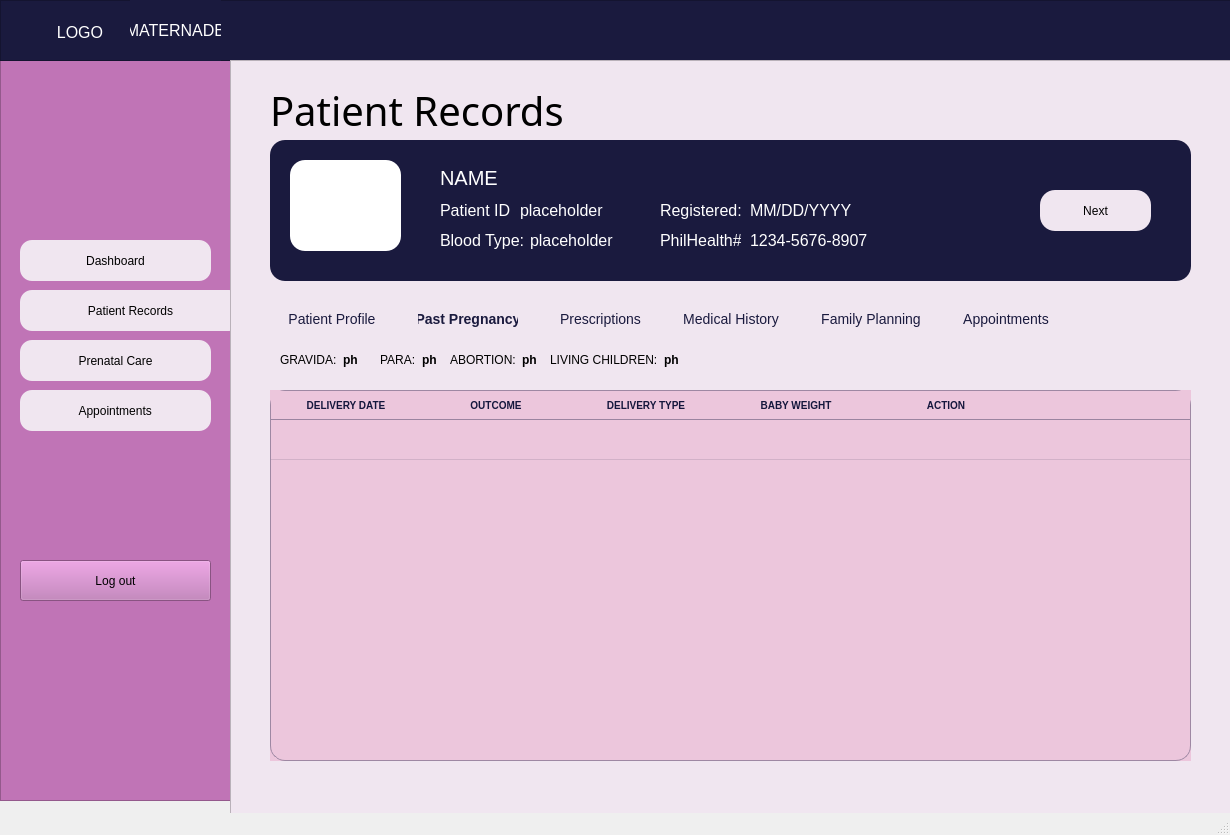
<?xml version="1.0" encoding="UTF-8"?>
<ui version="4.0">
 <class>MainWindow</class>
 <widget class="QMainWindow" name="MainWindow">
  <property name="geometry">
   <rect>
    <x>0</x>
    <y>0</y>
    <width>1230</width>
    <height>835</height>
   </rect>
  </property>
  <property name="sizePolicy">
   <sizepolicy hsizetype="Expanding" vsizetype="Expanding">
    <horstretch>0</horstretch>
    <verstretch>0</verstretch>
   </sizepolicy>
  </property>
  <property name="windowTitle">
   <string>MainWindow</string>
  </property>
  <widget class="QWidget" name="centralwidget">
   <widget class="QFrame" name="frame">
    <property name="geometry">
     <rect>
      <x>0</x>
      <y>60</y>
      <width>231</width>
      <height>741</height>
     </rect>
    </property>
    <property name="sizePolicy">
     <sizepolicy hsizetype="Expanding" vsizetype="Expanding">
      <horstretch>0</horstretch>
      <verstretch>0</verstretch>
     </sizepolicy>
    </property>
    <property name="styleSheet">
     <string notr="true"> background-color: rgb(192, 116, 182)</string>
    </property>
    <property name="frameShape">
     <enum>QFrame::StyledPanel</enum>
    </property>
    <property name="frameShadow">
     <enum>QFrame::Raised</enum>
    </property>
    <widget class="QPushButton" name="pushButton">
     <property name="geometry">
      <rect>
       <x>20</x>
       <y>180</y>
       <width>191</width>
       <height>41</height>
      </rect>
     </property>
     <property name="styleSheet">
      <string notr="true">background-color: rgb(240, 230, 240);
border-radius: 12px;</string>
     </property>
     <property name="text">
      <string>Dashboard</string>
     </property>
    </widget>
    <widget class="QPushButton" name="pushButton_2">
     <property name="geometry">
      <rect>
       <x>20</x>
       <y>230</y>
       <width>221</width>
       <height>41</height>
      </rect>
     </property>
     <property name="styleSheet">
      <string notr="true">background-color: rgb(240, 230, 240);
border-radius: 12px;</string>
     </property>
     <property name="text">
      <string>Patient Records</string>
     </property>
    </widget>
    <widget class="QPushButton" name="pushButton_3">
     <property name="geometry">
      <rect>
       <x>20</x>
       <y>280</y>
       <width>191</width>
       <height>41</height>
      </rect>
     </property>
     <property name="styleSheet">
      <string notr="true">background-color: rgb(240, 230, 240);
border-radius: 12px;</string>
     </property>
     <property name="text">
      <string>Prenatal Care</string>
     </property>
    </widget>
    <widget class="QPushButton" name="pushButton_4">
     <property name="geometry">
      <rect>
       <x>20</x>
       <y>330</y>
       <width>191</width>
       <height>41</height>
      </rect>
     </property>
     <property name="styleSheet">
      <string notr="true">background-color: rgb(240, 230, 240);
border-radius: 12px;</string>
     </property>
     <property name="text">
      <string>        Appointments        </string>
     </property>
    </widget>
    <widget class="QPushButton" name="pushButton_5">
     <property name="geometry">
      <rect>
       <x>20</x>
       <y>500</y>
       <width>191</width>
       <height>41</height>
      </rect>
     </property>
     <property name="text">
      <string>Log out</string>
     </property>
    </widget>
   </widget>
   <widget class="QFrame" name="frame_2">
    <property name="geometry">
     <rect>
      <x>0</x>
      <y>0</y>
      <width>1231</width>
      <height>61</height>
     </rect>
    </property>
    <property name="styleSheet">
     <string notr="true">background-color: rgb(26, 26, 62)
</string>
    </property>
    <property name="frameShape">
     <enum>QFrame::StyledPanel</enum>
    </property>
    <property name="frameShadow">
     <enum>QFrame::Raised</enum>
    </property>
    <widget class="QLabel" name="label_2">
     <property name="geometry">
      <rect>
       <x>130</x>
       <y>0</y>
       <width>91</width>
       <height>61</height>
      </rect>
     </property>
     <property name="font">
      <font>
       <family>Segoe UI</family>
       <pointsize>12</pointsize>
       <bold>false</bold>
      </font>
     </property>
     <property name="styleSheet">
      <string notr="true">color: rgb(255, 255, 255);</string>
     </property>
     <property name="text">
      <string>MATERNADB</string>
     </property>
     <property name="alignment">
      <set>Qt::AlignCenter</set>
     </property>
    </widget>
    <widget class="QLabel" name="label_3">
     <property name="geometry">
      <rect>
       <x>30</x>
       <y>10</y>
       <width>100</width>
       <height>45</height>
      </rect>
     </property>
     <property name="sizePolicy">
      <sizepolicy hsizetype="Expanding" vsizetype="Expanding">
       <horstretch>0</horstretch>
       <verstretch>0</verstretch>
      </sizepolicy>
     </property>
     <property name="minimumSize">
      <size>
       <width>100</width>
       <height>45</height>
      </size>
     </property>
     <property name="font">
      <font>
       <family>Segoe UI</family>
       <pointsize>12</pointsize>
       <bold>false</bold>
      </font>
     </property>
     <property name="styleSheet">
      <string notr="true">color: rgb(255, 255, 255);</string>
     </property>
     <property name="text">
      <string>LOGO</string>
     </property>
     <property name="alignment">
      <set>Qt::AlignCenter</set>
     </property>
    </widget>
   </widget>
   <widget class="QFrame" name="frame_3">
    <property name="geometry">
     <rect>
      <x>230</x>
      <y>60</y>
      <width>1001</width>
      <height>761</height>
     </rect>
    </property>
    <property name="sizePolicy">
     <sizepolicy hsizetype="Expanding" vsizetype="Expanding">
      <horstretch>0</horstretch>
      <verstretch>0</verstretch>
     </sizepolicy>
    </property>
    <property name="font">
     <font>
      <family>Nirmala UI Semilight</family>
     </font>
    </property>
    <property name="styleSheet">
     <string notr="true">background-color: rgb(240, 230, 240)</string>
    </property>
    <property name="frameShape">
     <enum>QFrame::StyledPanel</enum>
    </property>
    <property name="frameShadow">
     <enum>QFrame::Raised</enum>
    </property>
    <widget class="QLabel" name="label">
     <property name="geometry">
      <rect>
       <x>40</x>
       <y>20</y>
       <width>401</width>
       <height>61</height>
      </rect>
     </property>
     <property name="font">
      <font>
       <family>Arial Black</family>
       <pointsize>30</pointsize>
      </font>
     </property>
     <property name="text">
      <string>Patient Records</string>
     </property>
    </widget>
    <widget class="QFrame" name="frame_4">
     <property name="geometry">
      <rect>
       <x>40</x>
       <y>80</y>
       <width>921</width>
       <height>141</height>
      </rect>
     </property>
     <property name="sizePolicy">
      <sizepolicy hsizetype="Expanding" vsizetype="Expanding">
       <horstretch>0</horstretch>
       <verstretch>0</verstretch>
      </sizepolicy>
     </property>
     <property name="styleSheet">
      <string notr="true">border-radius:15px;
background-color: rgb(26, 26, 62);</string>
     </property>
     <property name="frameShape">
      <enum>QFrame::StyledPanel</enum>
     </property>
     <property name="frameShadow">
      <enum>QFrame::Raised</enum>
     </property>
     <widget class="QFrame" name="frame_5">
      <property name="geometry">
       <rect>
        <x>20</x>
        <y>20</y>
        <width>111</width>
        <height>91</height>
       </rect>
      </property>
      <property name="styleSheet">
       <string notr="true">background-color: rgb(255, 255, 255);</string>
      </property>
      <property name="frameShape">
       <enum>QFrame::StyledPanel</enum>
      </property>
      <property name="frameShadow">
       <enum>QFrame::Raised</enum>
      </property>
     </widget>
     <widget class="QLabel" name="patient_name">
      <property name="geometry">
       <rect>
        <x>170</x>
        <y>30</y>
        <width>411</width>
        <height>16</height>
       </rect>
      </property>
      <property name="sizePolicy">
       <sizepolicy hsizetype="Expanding" vsizetype="Expanding">
        <horstretch>0</horstretch>
        <verstretch>0</verstretch>
       </sizepolicy>
      </property>
      <property name="styleSheet">
       <string notr="true">color: rgb(255, 255, 255);
font-size: 20px</string>
      </property>
      <property name="text">
       <string>NAME</string>
      </property>
     </widget>
     <widget class="QLabel" name="patient_id_label">
      <property name="geometry">
       <rect>
        <x>170</x>
        <y>60</y>
        <width>71</width>
        <height>21</height>
       </rect>
      </property>
      <property name="styleSheet">
       <string notr="true">color: rgb(255, 255, 255);
font-size: 16px</string>
      </property>
      <property name="text">
       <string>Patient ID:</string>
      </property>
     </widget>
     <widget class="QLabel" name="patient_id_label_2">
      <property name="geometry">
       <rect>
        <x>170</x>
        <y>90</y>
        <width>91</width>
        <height>21</height>
       </rect>
      </property>
      <property name="styleSheet">
       <string notr="true">color: rgb(255, 255, 255);
font-size: 16px</string>
      </property>
      <property name="text">
       <string>Blood Type:</string>
      </property>
     </widget>
     <widget class="QLabel" name="placeholder_p_ID">
      <property name="geometry">
       <rect>
        <x>250</x>
        <y>60</y>
        <width>101</width>
        <height>21</height>
       </rect>
      </property>
      <property name="styleSheet">
       <string notr="true">color: rgb(255, 255, 255);
font-size: 16px</string>
      </property>
      <property name="text">
       <string>placeholder</string>
      </property>
     </widget>
     <widget class="QLabel" name="placeholder_p_bloodType">
      <property name="geometry">
       <rect>
        <x>260</x>
        <y>90</y>
        <width>101</width>
        <height>21</height>
       </rect>
      </property>
      <property name="styleSheet">
       <string notr="true">color: rgb(255, 255, 255);
font-size: 16px</string>
      </property>
      <property name="text">
       <string>placeholder</string>
      </property>
     </widget>
     <widget class="QLabel" name="placeholder_register_date">
      <property name="geometry">
       <rect>
        <x>480</x>
        <y>60</y>
        <width>101</width>
        <height>21</height>
       </rect>
      </property>
      <property name="styleSheet">
       <string notr="true">color: rgb(255, 255, 255);
font-size: 16px</string>
      </property>
      <property name="text">
       <string>MM/DD/YYYY</string>
      </property>
     </widget>
     <widget class="QLabel" name="patient_id_label_3">
      <property name="geometry">
       <rect>
        <x>390</x>
        <y>60</y>
        <width>81</width>
        <height>21</height>
       </rect>
      </property>
      <property name="styleSheet">
       <string notr="true">color: rgb(255, 255, 255);
font-size: 16px</string>
      </property>
      <property name="text">
       <string>Registered:</string>
      </property>
     </widget>
     <widget class="QLabel" name="placeholder_philhealth_num">
      <property name="geometry">
       <rect>
        <x>480</x>
        <y>90</y>
        <width>131</width>
        <height>21</height>
       </rect>
      </property>
      <property name="styleSheet">
       <string notr="true">color: rgb(255, 255, 255);
font-size: 16px</string>
      </property>
      <property name="text">
       <string>1234-5676-8907</string>
      </property>
     </widget>
     <widget class="QLabel" name="patient_id_label_4">
      <property name="geometry">
       <rect>
        <x>390</x>
        <y>90</y>
        <width>81</width>
        <height>21</height>
       </rect>
      </property>
      <property name="styleSheet">
       <string notr="true">color: rgb(255, 255, 255);
font-size: 16px</string>
      </property>
      <property name="text">
       <string>PhilHealth#:</string>
      </property>
     </widget>
     <widget class="QPushButton" name="next_btn">
      <property name="geometry">
       <rect>
        <x>770</x>
        <y>50</y>
        <width>111</width>
        <height>41</height>
       </rect>
      </property>
      <property name="styleSheet">
       <string notr="true">background-color: rgb(240, 230, 240);
border-radius: 15px;</string>
      </property>
      <property name="text">
       <string>Next</string>
      </property>
     </widget>
    </widget>
    <widget class="QWidget" name="layoutWidget">
     <property name="geometry">
      <rect>
       <x>40</x>
       <y>240</y>
       <width>797</width>
       <height>40</height>
      </rect>
     </property>
     <layout class="QHBoxLayout" name="horizontalLayout">
      <item>
       <widget class="QPushButton" name="pushButton_6">
        <property name="sizePolicy">
         <sizepolicy hsizetype="Expanding" vsizetype="Expanding">
          <horstretch>0</horstretch>
          <verstretch>0</verstretch>
         </sizepolicy>
        </property>
        <property name="styleSheet">
         <string notr="true">QPushButton {
    background: transparent;
    border: none;
    padding: 8px 18px;
    color: rgb(26, 26, 62);
    font-size: 14px;
}

QPushButton:hover {
    color: #000;
}

QPushButton:checked {
    color: #1a1a1a;
    border-bottom: 3px solid #2c2c54; /* underline */
}

QPushButton:!checked {
    border-bottom: 3px solid transparent;
}</string>
        </property>
        <property name="text">
         <string>Patient Profile</string>
        </property>
        <property name="checkable">
         <bool>true</bool>
        </property>
       </widget>
      </item>
      <item>
       <widget class="QPushButton" name="pushButton_7">
        <property name="sizePolicy">
         <sizepolicy hsizetype="Expanding" vsizetype="Expanding">
          <horstretch>0</horstretch>
          <verstretch>0</verstretch>
         </sizepolicy>
        </property>
        <property name="styleSheet">
         <string notr="true">QPushButton {
    background: transparent;
    border: none;
    padding: 8px 18px;
    color: rgb(26, 26, 62);
    font-size: 14px;
	font-weight: bold;
}

QPushButton:hover {
    color: #000;
}

QPushButton:checked {
    color: #1a1a1a;
    border-bottom: 3px solid #2c2c54; /* underline */
}

QPushButton:!checked {
    border-bottom: 3px solid transparent;
}</string>
        </property>
        <property name="text">
         <string>Past Pregnancy</string>
        </property>
       </widget>
      </item>
      <item>
       <widget class="QPushButton" name="pushButton_8">
        <property name="sizePolicy">
         <sizepolicy hsizetype="Expanding" vsizetype="Expanding">
          <horstretch>0</horstretch>
          <verstretch>0</verstretch>
         </sizepolicy>
        </property>
        <property name="styleSheet">
         <string notr="true">QPushButton {
    background: transparent;
    border: none;
    padding: 8px 18px;
    color: rgb(26, 26, 62);
    font-size: 14px;
}

QPushButton:hover {
    color: #000;
}

QPushButton:checked {
    color: #1a1a1a;
    border-bottom: 3px solid #2c2c54; /* underline */
}

QPushButton:!checked {
    border-bottom: 3px solid transparent;
}</string>
        </property>
        <property name="text">
         <string>Prescriptions</string>
        </property>
       </widget>
      </item>
      <item>
       <widget class="QPushButton" name="pushButton_9">
        <property name="sizePolicy">
         <sizepolicy hsizetype="Expanding" vsizetype="Expanding">
          <horstretch>0</horstretch>
          <verstretch>0</verstretch>
         </sizepolicy>
        </property>
        <property name="styleSheet">
         <string notr="true">QPushButton {
    background: transparent;
    border: none;
    padding: 8px 18px;
    color: rgb(26, 26, 62);
    font-size: 14px;
}

QPushButton:hover {
    color: #000;
}

QPushButton:checked {
    color: #1a1a1a;
    border-bottom: 3px solid #2c2c54; /* underline */
}

QPushButton:!checked {
    border-bottom: 3px solid transparent;
}</string>
        </property>
        <property name="text">
         <string>Medical History</string>
        </property>
       </widget>
      </item>
      <item>
       <widget class="QPushButton" name="pushButton_10">
        <property name="sizePolicy">
         <sizepolicy hsizetype="Expanding" vsizetype="Expanding">
          <horstretch>0</horstretch>
          <verstretch>0</verstretch>
         </sizepolicy>
        </property>
        <property name="styleSheet">
         <string notr="true">QPushButton {
    background: transparent;
    border: none;
    padding: 8px 18px;
    color: rgb(26, 26, 62);
    font-size: 14px;
}

QPushButton:hover {
    color: #000;
}

QPushButton:checked {
    color: #1a1a1a;
    border-bottom: 3px solid #2c2c54; /* underline */
}

QPushButton:!checked {
    border-bottom: 3px solid transparent;
}</string>
        </property>
        <property name="text">
         <string>Family Planning</string>
        </property>
       </widget>
      </item>
      <item>
       <widget class="QPushButton" name="pushButton_11">
        <property name="sizePolicy">
         <sizepolicy hsizetype="Expanding" vsizetype="Expanding">
          <horstretch>0</horstretch>
          <verstretch>0</verstretch>
         </sizepolicy>
        </property>
        <property name="styleSheet">
         <string notr="true">QPushButton {
    background: transparent;
    border: none;
    padding: 8px 18px;
    color: rgb(26, 26, 62);
    font-size: 14px;
}

QPushButton:hover {
    color: #000;
}

QPushButton:checked {
    color: #1a1a1a;
    border-bottom: 3px solid #2c2c54; /* underline */
}

QPushButton:!checked {
    border-bottom: 3px solid transparent;
}</string>
        </property>
        <property name="text">
         <string>Appointments</string>
        </property>
       </widget>
      </item>
     </layout>
    </widget>
    <widget class="QTableWidget" name="patient_table">
     <property name="geometry">
      <rect>
       <x>40</x>
       <y>330</y>
       <width>921</width>
       <height>371</height>
      </rect>
     </property>
     <property name="autoFillBackground">
      <bool>true</bool>
     </property>
     <property name="styleSheet">
      <string notr="true">QTableWidget {
    background-color:rgb(236, 198, 220);
    border: 1px solid rgb(158, 136, 163);
    border-radius: 15px;
}

QTableWidget::item {
    background-color: rgb(236, 198, 220);
    color: rgb(21, 23, 61);
    padding: 8px;
    border: none;
    border-bottom: 1px solid rgb(210, 177, 200);
}

QTableWidget::item:selected {
    background-color: black;
    color: rgb(21, 23, 61);
}

QHeaderView::section {
    background-color: rgb(236, 198, 220);
    color: rgb(21, 23, 61);
    font-weight: bold;
    font-size: 10px;
    border: none;
    border-bottom: 1px solid rgb(155, 132, 160);
    padding: 5px;
}

QScrollBar:vertical {
    background: white;
    width: 6px;
    border-radius: 3px;
}

QScrollBar::handle:vertical {
    background: rgb(178, 100, 168);
    border-radius: 3px;
}</string>
     </property>
     <property name="verticalScrollBarPolicy">
      <enum>Qt::ScrollBarAsNeeded</enum>
     </property>
     <property name="editTriggers">
      <set>QAbstractItemView::NoEditTriggers</set>
     </property>
     <property name="alternatingRowColors">
      <bool>false</bool>
     </property>
     <property name="selectionBehavior">
      <enum>QAbstractItemView::SelectRows</enum>
     </property>
     <property name="verticalScrollMode">
      <enum>QAbstractItemView::ScrollPerPixel</enum>
     </property>
     <property name="horizontalScrollMode">
      <enum>QAbstractItemView::ScrollPerPixel</enum>
     </property>
     <property name="showGrid">
      <bool>false</bool>
     </property>
     <property name="columnCount">
      <number>6</number>
     </property>
     <attribute name="horizontalHeaderCascadingSectionResizes">
      <bool>false</bool>
     </attribute>
     <attribute name="horizontalHeaderMinimumSectionSize">
      <number>32</number>
     </attribute>
     <attribute name="horizontalHeaderDefaultSectionSize">
      <number>150</number>
     </attribute>
     <attribute name="horizontalHeaderHighlightSections">
      <bool>true</bool>
     </attribute>
     <attribute name="horizontalHeaderShowSortIndicator" stdset="0">
      <bool>false</bool>
     </attribute>
     <attribute name="horizontalHeaderStretchLastSection">
      <bool>true</bool>
     </attribute>
     <attribute name="verticalHeaderVisible">
      <bool>false</bool>
     </attribute>
     <attribute name="verticalHeaderCascadingSectionResizes">
      <bool>false</bool>
     </attribute>
     <attribute name="verticalHeaderDefaultSectionSize">
      <number>40</number>
     </attribute>
     <row>
      <property name="text">
       <string>#0001</string>
      </property>
     </row>
     <column>
      <property name="text">
       <string>DELIVERY DATE</string>
      </property>
     </column>
     <column>
      <property name="text">
       <string>OUTCOME</string>
      </property>
     </column>
     <column>
      <property name="text">
       <string>DELIVERY TYPE</string>
      </property>
     </column>
     <column>
      <property name="text">
       <string>BABY WEIGHT</string>
      </property>
     </column>
     <column>
      <property name="text">
       <string>ACTION</string>
      </property>
     </column>
     <column>
      <property name="text">
       <string/>
      </property>
     </column>
    </widget>
    <widget class="QWidget" name="layoutWidget">
     <property name="geometry">
      <rect>
       <x>50</x>
       <y>290</y>
       <width>80</width>
       <height>20</height>
      </rect>
     </property>
     <layout class="QHBoxLayout" name="horizontalLayout_2">
      <item>
       <widget class="QLabel" name="label_4">
        <property name="styleSheet">
         <string notr="true">font: 10pt &quot;Segoe UI&quot;;</string>
        </property>
        <property name="text">
         <string>GRAVIDA:</string>
        </property>
       </widget>
      </item>
      <item>
       <widget class="QLabel" name="label_13">
        <property name="styleSheet">
         <string notr="true">font: 10pt &quot;Segoe UI&quot;;
font-weight: bold;</string>
        </property>
        <property name="text">
         <string>ph</string>
        </property>
       </widget>
      </item>
     </layout>
    </widget>
    <widget class="QWidget" name="layoutWidget">
     <property name="geometry">
      <rect>
       <x>150</x>
       <y>290</y>
       <width>58</width>
       <height>20</height>
      </rect>
     </property>
     <layout class="QHBoxLayout" name="horizontalLayout_3">
      <item>
       <widget class="QLabel" name="label_5">
        <property name="styleSheet">
         <string notr="true">font: 10pt &quot;Segoe UI&quot;;</string>
        </property>
        <property name="text">
         <string>PARA:</string>
        </property>
       </widget>
      </item>
      <item>
       <widget class="QLabel" name="label_14">
        <property name="styleSheet">
         <string notr="true">font: 10pt &quot;Segoe UI&quot;;
font-weight: bold;</string>
        </property>
        <property name="text">
         <string>ph</string>
        </property>
       </widget>
      </item>
     </layout>
    </widget>
    <widget class="QWidget" name="layoutWidget">
     <property name="geometry">
      <rect>
       <x>220</x>
       <y>290</y>
       <width>90</width>
       <height>20</height>
      </rect>
     </property>
     <layout class="QHBoxLayout" name="horizontalLayout_4">
      <item>
       <widget class="QLabel" name="label_6">
        <property name="styleSheet">
         <string notr="true">font: 10pt &quot;Segoe UI&quot;;</string>
        </property>
        <property name="text">
         <string>ABORTION:</string>
        </property>
       </widget>
      </item>
      <item>
       <widget class="QLabel" name="abortion_placeholder">
        <property name="styleSheet">
         <string notr="true">font: 10pt &quot;Segoe UI&quot;;
font-weight: bold;</string>
        </property>
        <property name="text">
         <string>ph</string>
        </property>
       </widget>
      </item>
     </layout>
    </widget>
    <widget class="QWidget" name="layoutWidget">
     <property name="geometry">
      <rect>
       <x>320</x>
       <y>290</y>
       <width>131</width>
       <height>20</height>
      </rect>
     </property>
     <layout class="QHBoxLayout" name="horizontalLayout_5">
      <item>
       <widget class="QLabel" name="label_7">
        <property name="styleSheet">
         <string notr="true">font: 10pt &quot;Segoe UI&quot;;</string>
        </property>
        <property name="text">
         <string>LIVING CHILDREN:</string>
        </property>
       </widget>
      </item>
      <item>
       <widget class="QLabel" name="living_children_label">
        <property name="styleSheet">
         <string notr="true">font: 10pt &quot;Segoe UI&quot;;
font-weight: bold;</string>
        </property>
        <property name="text">
         <string>ph</string>
        </property>
       </widget>
      </item>
     </layout>
    </widget>
   </widget>
  </widget>
  <widget class="QMenuBar" name="menubar">
   <property name="geometry">
    <rect>
     <x>0</x>
     <y>0</y>
     <width>1230</width>
     <height>22</height>
    </rect>
   </property>
  </widget>
  <widget class="QStatusBar" name="statusbar"/>
 </widget>
 <resources/>
 <connections/>
</ui>
